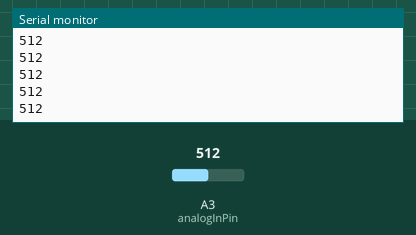
Simulated run of this sketch. Board: Arduino Uno, built with avr-gcc and run on an emulated ATmega328P. Parts: the last lines printed to the serial monitor. The test bench sets the inputs (shaded band); at power-on: A3 (analogInPin) = 512.

Above: at 1.2 s.
1.3 s: A3 (analogInPin) set to 716
At 2.2 s:
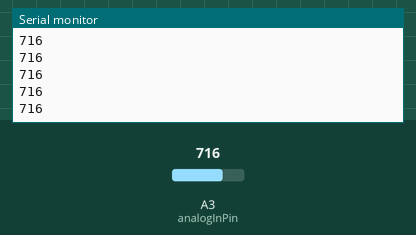
2.8 s: A3 (analogInPin) set to 900
At 3.8 s:
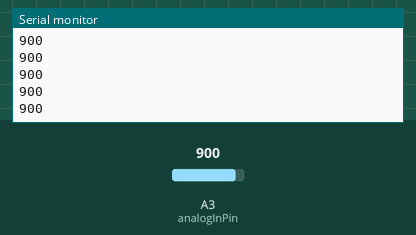
Timing chart, 0 to 5.8 s (numbered marks = the images above; inputs shaded):
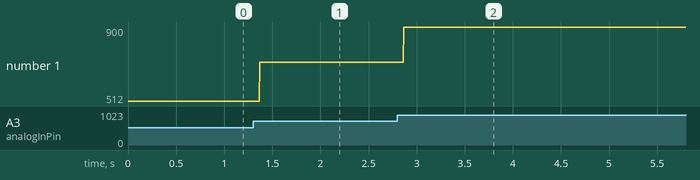

The sketch:

Mic_Code.ino
```cpp
const int analogInPin = A3;  // Analog input pin that the potentiometer is attached to


int Level = 0;        // value read from the pot

void setup() {
  // initialize serial communications at 9600 bps:
  Serial.begin(9600);
  analogReference(DEFAULT);
}

void loop() {
  // read the analog in value:
  Level = analogRead(analogInPin);

  Serial.print(Level);
  Serial.print("\n");

  delay(2);
}
```

Measured:
- after the input at 1.3 s, the serial monitor: prints a new line after 0.07 s (image 1)
- after the input at 2.8 s, the serial monitor: prints a new line after 0.07 s (image 2)
- plotted number 1: 512 → 716 after the input at 1.3 s, 716 → 900 after the input at 2.8 s
